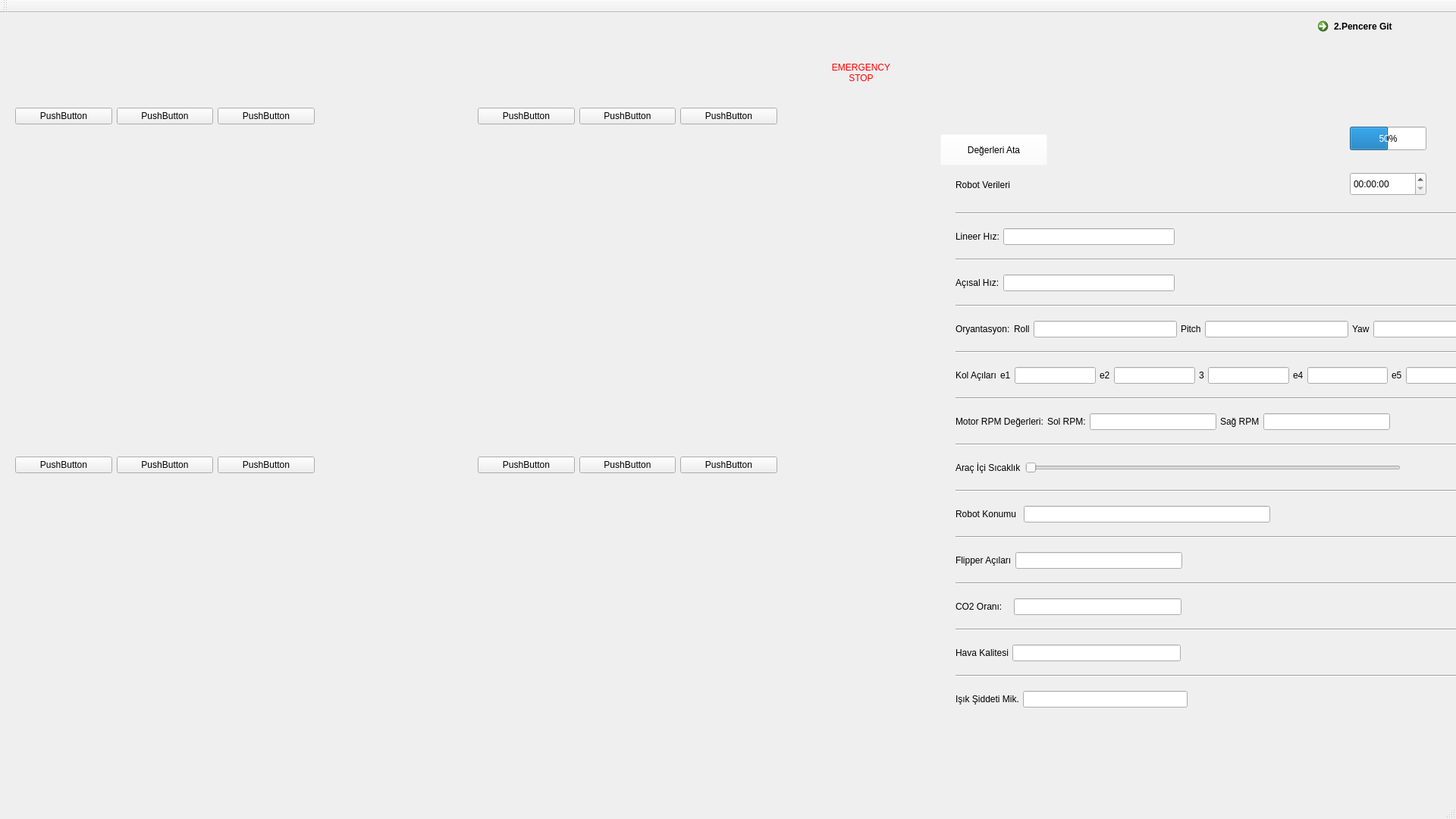
<?xml version="1.0" encoding="UTF-8"?>
<ui version="4.0">
 <class>MainWindow</class>
 <widget class="QMainWindow" name="MainWindow">
  <property name="geometry">
   <rect>
    <x>0</x>
    <y>0</y>
    <width>1920</width>
    <height>1080</height>
   </rect>
  </property>
  <property name="cursor">
   <cursorShape>PointingHandCursor</cursorShape>
  </property>
  <property name="windowTitle">
   <string>Rake Gui</string>
  </property>
  <property name="windowIcon">
   <iconset resource="icons.qrc">
    <normaloff>:/icons/icons/.ico/rake.ico</normaloff>:/icons/icons/.ico/rake.ico</iconset>
  </property>
  <widget class="QWidget" name="centralwidget">
   <widget class="QLabel" name="label">
    <property name="geometry">
     <rect>
      <x>20</x>
      <y>-10</y>
      <width>881</width>
      <height>121</height>
     </rect>
    </property>
    <property name="text">
     <string/>
    </property>
    <property name="pixmap">
     <pixmap>icons/logo-removebg-preview (1).png</pixmap>
    </property>
   </widget>
   <widget class="QPushButton" name="pushButton">
    <property name="geometry">
     <rect>
      <x>1050</x>
      <y>10</y>
      <width>171</width>
      <height>151</height>
     </rect>
    </property>
    <property name="cursor">
     <cursorShape>PointingHandCursor</cursorShape>
    </property>
    <property name="styleSheet">
     <string notr="true">
color: rgb(255, 0, 0);
font: 16pt &quot;MS Shell Dlg 2&quot;;
border-radius: 50px</string>
    </property>
    <property name="text">
     <string>EMERGENCY
STOP
</string>
    </property>
    <property name="iconSize">
     <size>
      <width>150</width>
      <height>150</height>
     </size>
    </property>
   </widget>
   <widget class="QCommandLinkButton" name="commandLinkButton">
    <property name="geometry">
     <rect>
      <x>1730</x>
      <y>0</y>
      <width>271</width>
      <height>41</height>
     </rect>
    </property>
    <property name="text">
     <string>2.Pencere Git</string>
    </property>
   </widget>
   <widget class="QLabel" name="label_1">
    <property name="geometry">
     <rect>
      <x>20</x>
      <y>120</y>
      <width>640</width>
      <height>480</height>
     </rect>
    </property>
    <property name="text">
     <string/>
    </property>
    <property name="pixmap">
     <pixmap>icons/walle_2.jpg</pixmap>
    </property>
   </widget>
   <widget class="QLabel" name="label_2">
    <property name="geometry">
     <rect>
      <x>630</x>
      <y>120</y>
      <width>640</width>
      <height>480</height>
     </rect>
    </property>
    <property name="text">
     <string/>
    </property>
    <property name="pixmap">
     <pixmap>icons/walle_2.jpg</pixmap>
    </property>
   </widget>
   <widget class="QLabel" name="label_3">
    <property name="geometry">
     <rect>
      <x>20</x>
      <y>580</y>
      <width>640</width>
      <height>480</height>
     </rect>
    </property>
    <property name="text">
     <string/>
    </property>
    <property name="pixmap">
     <pixmap>icons/walle_2.jpg</pixmap>
    </property>
   </widget>
   <widget class="QLabel" name="label_4">
    <property name="geometry">
     <rect>
      <x>630</x>
      <y>580</y>
      <width>640</width>
      <height>480</height>
     </rect>
    </property>
    <property name="text">
     <string/>
    </property>
    <property name="pixmap">
     <pixmap>icons/walle_2.jpg</pixmap>
    </property>
   </widget>
   <widget class="QProgressBar" name="progressBar">
    <property name="geometry">
     <rect>
      <x>1780</x>
      <y>150</y>
      <width>101</width>
      <height>31</height>
     </rect>
    </property>
    <property name="styleSheet">
     <string notr="true">font: 10pt &quot;MS Shell Dlg 2&quot;;</string>
    </property>
    <property name="value">
     <number>50</number>
    </property>
   </widget>
   <widget class="QWidget" name="verticalLayoutWidget">
    <property name="geometry">
     <rect>
      <x>1260</x>
      <y>250</y>
      <width>740</width>
      <height>691</height>
     </rect>
    </property>
    <layout class="QVBoxLayout" name="verticalLayout">
     <property name="spacing">
      <number>5</number>
     </property>
     <item>
      <widget class="Line" name="line_12">
       <property name="orientation">
        <enum>Qt::Horizontal</enum>
       </property>
      </widget>
     </item>
     <item>
      <layout class="QHBoxLayout" name="horizontalLayout">
       <item>
        <widget class="QLabel" name="label_8">
         <property name="styleSheet">
          <string notr="true">font: 18pt &quot;MS Shell Dlg 2&quot;;
font: 14pt &quot;MS Shell Dlg 2&quot;;</string>
         </property>
         <property name="text">
          <string>Lineer Hız:</string>
         </property>
        </widget>
       </item>
       <item>
        <widget class="QLineEdit" name="lineEdit"/>
       </item>
       <item>
        <spacer name="horizontalSpacer_20">
         <property name="orientation">
          <enum>Qt::Horizontal</enum>
         </property>
         <property name="sizeHint" stdset="0">
          <size>
           <width>40</width>
           <height>20</height>
          </size>
         </property>
        </spacer>
       </item>
       <item>
        <spacer name="horizontalSpacer_18">
         <property name="orientation">
          <enum>Qt::Horizontal</enum>
         </property>
         <property name="sizeHint" stdset="0">
          <size>
           <width>40</width>
           <height>20</height>
          </size>
         </property>
        </spacer>
       </item>
      </layout>
     </item>
     <item>
      <widget class="Line" name="line">
       <property name="orientation">
        <enum>Qt::Horizontal</enum>
       </property>
      </widget>
     </item>
     <item>
      <layout class="QHBoxLayout" name="horizontalLayout_4">
       <item>
        <widget class="QLabel" name="label_11">
         <property name="styleSheet">
          <string notr="true">font: 14pt &quot;MS Shell Dlg 2&quot;;</string>
         </property>
         <property name="text">
          <string>Açısal Hız:</string>
         </property>
        </widget>
       </item>
       <item>
        <widget class="QLineEdit" name="lineEdit_2"/>
       </item>
       <item>
        <spacer name="horizontalSpacer_19">
         <property name="orientation">
          <enum>Qt::Horizontal</enum>
         </property>
         <property name="sizeHint" stdset="0">
          <size>
           <width>40</width>
           <height>20</height>
          </size>
         </property>
        </spacer>
       </item>
       <item>
        <spacer name="horizontalSpacer_15">
         <property name="orientation">
          <enum>Qt::Horizontal</enum>
         </property>
         <property name="sizeHint" stdset="0">
          <size>
           <width>40</width>
           <height>20</height>
          </size>
         </property>
        </spacer>
       </item>
      </layout>
     </item>
     <item>
      <widget class="Line" name="line_2">
       <property name="orientation">
        <enum>Qt::Horizontal</enum>
       </property>
      </widget>
     </item>
     <item>
      <layout class="QHBoxLayout" name="horizontalLayout_3">
       <item>
        <widget class="QLabel" name="label_9">
         <property name="styleSheet">
          <string notr="true">font: 14pt &quot;MS Shell Dlg 2&quot;;</string>
         </property>
         <property name="text">
          <string>Oryantasyon:</string>
         </property>
        </widget>
       </item>
       <item>
        <widget class="QLabel" name="label_10">
         <property name="styleSheet">
          <string notr="true">font: 12pt &quot;MS Shell Dlg 2&quot;;</string>
         </property>
         <property name="text">
          <string>Roll</string>
         </property>
        </widget>
       </item>
       <item>
        <widget class="QLineEdit" name="lineEdit_3"/>
       </item>
       <item>
        <widget class="QLabel" name="label_31">
         <property name="styleSheet">
          <string notr="true">font: 12pt &quot;MS Shell Dlg 2&quot;;</string>
         </property>
         <property name="text">
          <string>Pitch</string>
         </property>
        </widget>
       </item>
       <item>
        <widget class="QLineEdit" name="lineEdit_4"/>
       </item>
       <item>
        <widget class="QLabel" name="label_32">
         <property name="styleSheet">
          <string notr="true">font: 14pt &quot;MS Shell Dlg 2&quot;;
font: 12pt &quot;MS Shell Dlg 2&quot;;</string>
         </property>
         <property name="text">
          <string>Yaw</string>
         </property>
        </widget>
       </item>
       <item>
        <widget class="QLineEdit" name="lineEdit_5"/>
       </item>
      </layout>
     </item>
     <item>
      <widget class="Line" name="line_3">
       <property name="orientation">
        <enum>Qt::Horizontal</enum>
       </property>
      </widget>
     </item>
     <item>
      <layout class="QHBoxLayout" name="horizontalLayout_5">
       <item>
        <widget class="QLabel" name="label_13">
         <property name="styleSheet">
          <string notr="true">font: 12.5pt &quot;MS Shell Dlg 2&quot;;</string>
         </property>
         <property name="text">
          <string>Kol Açıları</string>
         </property>
        </widget>
       </item>
       <item>
        <widget class="QLabel" name="label_14">
         <property name="styleSheet">
          <string notr="true">font: 10pt &quot;MS Shell Dlg 2&quot;;</string>
         </property>
         <property name="text">
          <string>e1</string>
         </property>
        </widget>
       </item>
       <item>
        <widget class="QLineEdit" name="lineEdit_6"/>
       </item>
       <item>
        <widget class="QLabel" name="label_35">
         <property name="styleSheet">
          <string notr="true">font: 10pt &quot;MS Shell Dlg 2&quot;;</string>
         </property>
         <property name="text">
          <string>e2</string>
         </property>
        </widget>
       </item>
       <item>
        <widget class="QLineEdit" name="lineEdit_7">
         <property name="minimumSize">
          <size>
           <width>90</width>
           <height>22</height>
          </size>
         </property>
        </widget>
       </item>
       <item>
        <widget class="QLabel" name="label_36">
         <property name="styleSheet">
          <string notr="true">font: 10pt &quot;MS Shell Dlg 2&quot;;</string>
         </property>
         <property name="text">
          <string>3</string>
         </property>
        </widget>
       </item>
       <item>
        <widget class="QLineEdit" name="lineEdit_9"/>
       </item>
       <item>
        <widget class="QLabel" name="label_33">
         <property name="styleSheet">
          <string notr="true">font: 10pt &quot;MS Shell Dlg 2&quot;;</string>
         </property>
         <property name="text">
          <string>e4</string>
         </property>
        </widget>
       </item>
       <item>
        <widget class="QLineEdit" name="lineEdit_10"/>
       </item>
       <item>
        <widget class="QLabel" name="label_34">
         <property name="styleSheet">
          <string notr="true">font: 10pt &quot;MS Shell Dlg 2&quot;;</string>
         </property>
         <property name="text">
          <string>e5</string>
         </property>
        </widget>
       </item>
       <item>
        <widget class="QLineEdit" name="lineEdit_11"/>
       </item>
       <item>
        <spacer name="horizontalSpacer_23">
         <property name="orientation">
          <enum>Qt::Horizontal</enum>
         </property>
         <property name="sizeHint" stdset="0">
          <size>
           <width>40</width>
           <height>20</height>
          </size>
         </property>
        </spacer>
       </item>
      </layout>
     </item>
     <item>
      <widget class="Line" name="line_4">
       <property name="orientation">
        <enum>Qt::Horizontal</enum>
       </property>
      </widget>
     </item>
     <item>
      <layout class="QHBoxLayout" name="horizontalLayout_6">
       <item>
        <widget class="QLabel" name="label_16">
         <property name="styleSheet">
          <string notr="true">font: 14pt &quot;MS Shell Dlg 2&quot;;</string>
         </property>
         <property name="text">
          <string>Motor RPM Değerleri:</string>
         </property>
        </widget>
       </item>
       <item>
        <widget class="QLabel" name="label_18">
         <property name="styleSheet">
          <string notr="true">font: 12pt &quot;MS Shell Dlg 2&quot;;</string>
         </property>
         <property name="text">
          <string>Sol RPM:</string>
         </property>
        </widget>
       </item>
       <item>
        <widget class="QLineEdit" name="lineEdit_14"/>
       </item>
       <item>
        <widget class="QLabel" name="label_12">
         <property name="styleSheet">
          <string notr="true">font: 14pt &quot;MS Shell Dlg 2&quot;;</string>
         </property>
         <property name="text">
          <string>Sağ RPM</string>
         </property>
        </widget>
       </item>
       <item>
        <widget class="QLineEdit" name="lineEdit_15"/>
       </item>
       <item>
        <spacer name="horizontalSpacer_21">
         <property name="orientation">
          <enum>Qt::Horizontal</enum>
         </property>
         <property name="sizeHint" stdset="0">
          <size>
           <width>40</width>
           <height>20</height>
          </size>
         </property>
        </spacer>
       </item>
      </layout>
     </item>
     <item>
      <widget class="Line" name="line_5">
       <property name="orientation">
        <enum>Qt::Horizontal</enum>
       </property>
      </widget>
     </item>
     <item>
      <layout class="QHBoxLayout" name="horizontalLayout_7">
       <item>
        <widget class="QLabel" name="label_17">
         <property name="styleSheet">
          <string notr="true">font: 14pt &quot;MS Shell Dlg 2&quot;;</string>
         </property>
         <property name="text">
          <string>Araç İçi Sıcaklık</string>
         </property>
        </widget>
       </item>
       <item>
        <widget class="QSlider" name="horizontalSlider">
         <property name="minimumSize">
          <size>
           <width>495</width>
           <height>22</height>
          </size>
         </property>
         <property name="orientation">
          <enum>Qt::Horizontal</enum>
         </property>
        </widget>
       </item>
       <item>
        <spacer name="horizontalSpacer_3">
         <property name="orientation">
          <enum>Qt::Horizontal</enum>
         </property>
         <property name="sizeHint" stdset="0">
          <size>
           <width>40</width>
           <height>20</height>
          </size>
         </property>
        </spacer>
       </item>
       <item>
        <spacer name="horizontalSpacer">
         <property name="orientation">
          <enum>Qt::Horizontal</enum>
         </property>
         <property name="sizeHint" stdset="0">
          <size>
           <width>40</width>
           <height>20</height>
          </size>
         </property>
        </spacer>
       </item>
       <item>
        <spacer name="horizontalSpacer_4">
         <property name="orientation">
          <enum>Qt::Horizontal</enum>
         </property>
         <property name="sizeHint" stdset="0">
          <size>
           <width>40</width>
           <height>20</height>
          </size>
         </property>
        </spacer>
       </item>
       <item>
        <spacer name="horizontalSpacer_9">
         <property name="orientation">
          <enum>Qt::Horizontal</enum>
         </property>
         <property name="sizeHint" stdset="0">
          <size>
           <width>40</width>
           <height>20</height>
          </size>
         </property>
        </spacer>
       </item>
       <item>
        <spacer name="horizontalSpacer_5">
         <property name="orientation">
          <enum>Qt::Horizontal</enum>
         </property>
         <property name="sizeHint" stdset="0">
          <size>
           <width>40</width>
           <height>20</height>
          </size>
         </property>
        </spacer>
       </item>
       <item>
        <spacer name="horizontalSpacer_10">
         <property name="orientation">
          <enum>Qt::Horizontal</enum>
         </property>
         <property name="sizeHint" stdset="0">
          <size>
           <width>40</width>
           <height>20</height>
          </size>
         </property>
        </spacer>
       </item>
       <item>
        <spacer name="horizontalSpacer_17">
         <property name="orientation">
          <enum>Qt::Horizontal</enum>
         </property>
         <property name="sizeHint" stdset="0">
          <size>
           <width>40</width>
           <height>20</height>
          </size>
         </property>
        </spacer>
       </item>
       <item>
        <spacer name="horizontalSpacer_8">
         <property name="orientation">
          <enum>Qt::Horizontal</enum>
         </property>
         <property name="sizeHint" stdset="0">
          <size>
           <width>40</width>
           <height>20</height>
          </size>
         </property>
        </spacer>
       </item>
       <item>
        <spacer name="horizontalSpacer_7">
         <property name="orientation">
          <enum>Qt::Horizontal</enum>
         </property>
         <property name="sizeHint" stdset="0">
          <size>
           <width>40</width>
           <height>20</height>
          </size>
         </property>
        </spacer>
       </item>
       <item>
        <spacer name="horizontalSpacer_6">
         <property name="orientation">
          <enum>Qt::Horizontal</enum>
         </property>
         <property name="sizeHint" stdset="0">
          <size>
           <width>40</width>
           <height>20</height>
          </size>
         </property>
        </spacer>
       </item>
       <item>
        <spacer name="horizontalSpacer_2">
         <property name="orientation">
          <enum>Qt::Horizontal</enum>
         </property>
         <property name="sizeHint" stdset="0">
          <size>
           <width>40</width>
           <height>20</height>
          </size>
         </property>
        </spacer>
       </item>
      </layout>
     </item>
     <item>
      <widget class="Line" name="line_7">
       <property name="orientation">
        <enum>Qt::Horizontal</enum>
       </property>
      </widget>
     </item>
     <item>
      <layout class="QHBoxLayout" name="horizontalLayout_11">
       <item>
        <widget class="QLabel" name="label_27">
         <property name="styleSheet">
          <string notr="true">font: 14pt &quot;MS Shell Dlg 2&quot;;</string>
         </property>
         <property name="text">
          <string>Robot Konumu</string>
         </property>
        </widget>
       </item>
       <item>
        <widget class="Line" name="line_6">
         <property name="orientation">
          <enum>Qt::Horizontal</enum>
         </property>
        </widget>
       </item>
       <item>
        <widget class="QLineEdit" name="lineEdit_16"/>
       </item>
       <item>
        <spacer name="horizontalSpacer_22">
         <property name="orientation">
          <enum>Qt::Horizontal</enum>
         </property>
         <property name="sizeHint" stdset="0">
          <size>
           <width>40</width>
           <height>20</height>
          </size>
         </property>
        </spacer>
       </item>
      </layout>
     </item>
     <item>
      <widget class="Line" name="line_8">
       <property name="orientation">
        <enum>Qt::Horizontal</enum>
       </property>
      </widget>
     </item>
     <item>
      <layout class="QHBoxLayout" name="horizontalLayout_12">
       <item>
        <widget class="QLabel" name="label_29">
         <property name="styleSheet">
          <string notr="true">font: 14pt &quot;MS Shell Dlg 2&quot;;</string>
         </property>
         <property name="text">
          <string>Flipper Açıları</string>
         </property>
        </widget>
       </item>
       <item>
        <widget class="QLineEdit" name="lineEdit_17"/>
       </item>
       <item>
        <spacer name="horizontalSpacer_25">
         <property name="orientation">
          <enum>Qt::Horizontal</enum>
         </property>
         <property name="sizeHint" stdset="0">
          <size>
           <width>40</width>
           <height>20</height>
          </size>
         </property>
        </spacer>
       </item>
       <item>
        <spacer name="horizontalSpacer_24">
         <property name="orientation">
          <enum>Qt::Horizontal</enum>
         </property>
         <property name="sizeHint" stdset="0">
          <size>
           <width>40</width>
           <height>20</height>
          </size>
         </property>
        </spacer>
       </item>
      </layout>
     </item>
     <item>
      <widget class="Line" name="line_9">
       <property name="orientation">
        <enum>Qt::Horizontal</enum>
       </property>
      </widget>
     </item>
     <item>
      <layout class="QHBoxLayout" name="horizontalLayout_13">
       <item>
        <widget class="QLabel" name="label_30">
         <property name="styleSheet">
          <string notr="true">font: 14pt &quot;MS Shell Dlg 2&quot;;</string>
         </property>
         <property name="text">
          <string>CO2 Oranı:   </string>
         </property>
        </widget>
       </item>
       <item>
        <widget class="QLineEdit" name="lineEdit_18"/>
       </item>
       <item>
        <spacer name="horizontalSpacer_26">
         <property name="orientation">
          <enum>Qt::Horizontal</enum>
         </property>
         <property name="sizeHint" stdset="0">
          <size>
           <width>40</width>
           <height>20</height>
          </size>
         </property>
        </spacer>
       </item>
       <item>
        <spacer name="horizontalSpacer_27">
         <property name="orientation">
          <enum>Qt::Horizontal</enum>
         </property>
         <property name="sizeHint" stdset="0">
          <size>
           <width>40</width>
           <height>20</height>
          </size>
         </property>
        </spacer>
       </item>
      </layout>
     </item>
     <item>
      <widget class="Line" name="line_10">
       <property name="orientation">
        <enum>Qt::Horizontal</enum>
       </property>
      </widget>
     </item>
     <item>
      <layout class="QHBoxLayout" name="horizontalLayout_14">
       <item>
        <widget class="QLabel" name="label_37">
         <property name="styleSheet">
          <string notr="true">font: 14pt &quot;MS Shell Dlg 2&quot;;</string>
         </property>
         <property name="text">
          <string>Hava Kalitesi</string>
         </property>
        </widget>
       </item>
       <item>
        <widget class="QLineEdit" name="lineEdit_19"/>
       </item>
       <item>
        <spacer name="horizontalSpacer_28">
         <property name="orientation">
          <enum>Qt::Horizontal</enum>
         </property>
         <property name="sizeHint" stdset="0">
          <size>
           <width>40</width>
           <height>20</height>
          </size>
         </property>
        </spacer>
       </item>
       <item>
        <spacer name="horizontalSpacer_29">
         <property name="orientation">
          <enum>Qt::Horizontal</enum>
         </property>
         <property name="sizeHint" stdset="0">
          <size>
           <width>40</width>
           <height>20</height>
          </size>
         </property>
        </spacer>
       </item>
      </layout>
     </item>
     <item>
      <widget class="Line" name="line_11">
       <property name="orientation">
        <enum>Qt::Horizontal</enum>
       </property>
      </widget>
     </item>
     <item>
      <layout class="QHBoxLayout" name="horizontalLayout_15">
       <item>
        <widget class="QLabel" name="label_38">
         <property name="styleSheet">
          <string notr="true">font: 12pt &quot;MS Shell Dlg 2&quot;;</string>
         </property>
         <property name="text">
          <string>Işık Şiddeti Mik.</string>
         </property>
        </widget>
       </item>
       <item>
        <widget class="QLineEdit" name="lineEdit_20"/>
       </item>
       <item>
        <spacer name="horizontalSpacer_30">
         <property name="orientation">
          <enum>Qt::Horizontal</enum>
         </property>
         <property name="sizeHint" stdset="0">
          <size>
           <width>40</width>
           <height>20</height>
          </size>
         </property>
        </spacer>
       </item>
       <item>
        <spacer name="horizontalSpacer_31">
         <property name="orientation">
          <enum>Qt::Horizontal</enum>
         </property>
         <property name="sizeHint" stdset="0">
          <size>
           <width>40</width>
           <height>20</height>
          </size>
         </property>
        </spacer>
       </item>
      </layout>
     </item>
    </layout>
   </widget>
   <widget class="QTimeEdit" name="timeEdit">
    <property name="geometry">
     <rect>
      <x>1780</x>
      <y>210</y>
      <width>101</width>
      <height>31</height>
     </rect>
    </property>
    <property name="styleSheet">
     <string notr="true">font: 10pt &quot;MS Shell Dlg 2&quot;;</string>
    </property>
    <property name="inputMethodHints">
     <set>Qt::ImhPreferNumbers|Qt::ImhTime</set>
    </property>
   </widget>
   <widget class="QLabel" name="label_6">
    <property name="geometry">
     <rect>
      <x>1260</x>
      <y>210</y>
      <width>161</width>
      <height>33</height>
     </rect>
    </property>
    <property name="styleSheet">
     <string notr="true">font: 16pt &quot;MS Shell Dlg 2&quot;;</string>
    </property>
    <property name="text">
     <string>Robot Verileri</string>
    </property>
   </widget>
   <widget class="QWidget" name="horizontalLayoutWidget">
    <property name="geometry">
     <rect>
      <x>630</x>
      <y>120</y>
      <width>395</width>
      <height>32</height>
     </rect>
    </property>
    <layout class="QHBoxLayout" name="horizontalLayout_2">
     <item>
      <widget class="QPushButton" name="pushButton_4">
       <property name="styleSheet">
        <string notr="true">font: 10pt &quot;MS Shell Dlg 2&quot;;</string>
       </property>
       <property name="text">
        <string>PushButton</string>
       </property>
      </widget>
     </item>
     <item>
      <widget class="QPushButton" name="pushButton_5">
       <property name="styleSheet">
        <string notr="true">font: 10pt &quot;MS Shell Dlg 2&quot;;</string>
       </property>
       <property name="text">
        <string>PushButton</string>
       </property>
      </widget>
     </item>
     <item>
      <widget class="QPushButton" name="pushButton_6">
       <property name="styleSheet">
        <string notr="true">font: 10pt &quot;MS Shell Dlg 2&quot;;</string>
       </property>
       <property name="text">
        <string>PushButton</string>
       </property>
      </widget>
     </item>
    </layout>
   </widget>
   <widget class="QWidget" name="horizontalLayoutWidget_2">
    <property name="geometry">
     <rect>
      <x>20</x>
      <y>120</y>
      <width>395</width>
      <height>32</height>
     </rect>
    </property>
    <layout class="QHBoxLayout" name="horizontalLayout_8">
     <item>
      <widget class="QPushButton" name="pushButton_1">
       <property name="styleSheet">
        <string notr="true">font: 10pt &quot;MS Shell Dlg 2&quot;;</string>
       </property>
       <property name="text">
        <string>PushButton</string>
       </property>
      </widget>
     </item>
     <item>
      <widget class="QPushButton" name="pushButton_2">
       <property name="styleSheet">
        <string notr="true">font: 10pt &quot;MS Shell Dlg 2&quot;;</string>
       </property>
       <property name="text">
        <string>PushButton</string>
       </property>
      </widget>
     </item>
     <item>
      <widget class="QPushButton" name="pushButton_3">
       <property name="styleSheet">
        <string notr="true">font: 10pt &quot;MS Shell Dlg 2&quot;;</string>
       </property>
       <property name="text">
        <string>PushButton</string>
       </property>
      </widget>
     </item>
    </layout>
   </widget>
   <widget class="QWidget" name="horizontalLayoutWidget_8">
    <property name="geometry">
     <rect>
      <x>20</x>
      <y>580</y>
      <width>395</width>
      <height>32</height>
     </rect>
    </property>
    <layout class="QHBoxLayout" name="horizontalLayout_19">
     <item>
      <widget class="QPushButton" name="pushButton_7">
       <property name="styleSheet">
        <string notr="true">font: 10pt &quot;MS Shell Dlg 2&quot;;</string>
       </property>
       <property name="text">
        <string>PushButton</string>
       </property>
      </widget>
     </item>
     <item>
      <widget class="QPushButton" name="pushButton_8">
       <property name="styleSheet">
        <string notr="true">font: 10pt &quot;MS Shell Dlg 2&quot;;</string>
       </property>
       <property name="text">
        <string>PushButton</string>
       </property>
      </widget>
     </item>
     <item>
      <widget class="QPushButton" name="pushButton_9">
       <property name="styleSheet">
        <string notr="true">font: 10pt &quot;MS Shell Dlg 2&quot;;</string>
       </property>
       <property name="text">
        <string>PushButton</string>
       </property>
      </widget>
     </item>
    </layout>
   </widget>
   <widget class="QWidget" name="horizontalLayoutWidget_10">
    <property name="geometry">
     <rect>
      <x>630</x>
      <y>580</y>
      <width>395</width>
      <height>32</height>
     </rect>
    </property>
    <layout class="QHBoxLayout" name="horizontalLayout_21">
     <item>
      <widget class="QPushButton" name="pushButton_10">
       <property name="styleSheet">
        <string notr="true">font: 10pt &quot;MS Shell Dlg 2&quot;;</string>
       </property>
       <property name="text">
        <string>PushButton</string>
       </property>
      </widget>
     </item>
     <item>
      <widget class="QPushButton" name="pushButton_11">
       <property name="styleSheet">
        <string notr="true">font: 10pt &quot;MS Shell Dlg 2&quot;;</string>
       </property>
       <property name="text">
        <string>PushButton</string>
       </property>
      </widget>
     </item>
     <item>
      <widget class="QPushButton" name="pushButton_12">
       <property name="styleSheet">
        <string notr="true">font: 10pt &quot;MS Shell Dlg 2&quot;;</string>
       </property>
       <property name="text">
        <string>PushButton</string>
       </property>
      </widget>
     </item>
    </layout>
   </widget>
   <widget class="QPushButton" name="pushButton_13">
    <property name="geometry">
     <rect>
      <x>1240</x>
      <y>160</y>
      <width>141</width>
      <height>41</height>
     </rect>
    </property>
    <property name="styleSheet">
     <string notr="true">font: 10pt &quot;MS Shell Dlg 2&quot;;
background-color: rgb(255, 255, 255,0);</string>
    </property>
    <property name="text">
     <string>Değerleri Ata</string>
    </property>
   </widget>
  </widget>
  <widget class="QStatusBar" name="statusbar"/>
  <widget class="QToolBar" name="toolBar">
   <property name="windowTitle">
    <string>toolBar</string>
   </property>
   <attribute name="toolBarArea">
    <enum>TopToolBarArea</enum>
   </attribute>
   <attribute name="toolBarBreak">
    <bool>false</bool>
   </attribute>
  </widget>
 </widget>
 <resources>
  <include location="icons.qrc"/>
 </resources>
 <connections/>
</ui>
